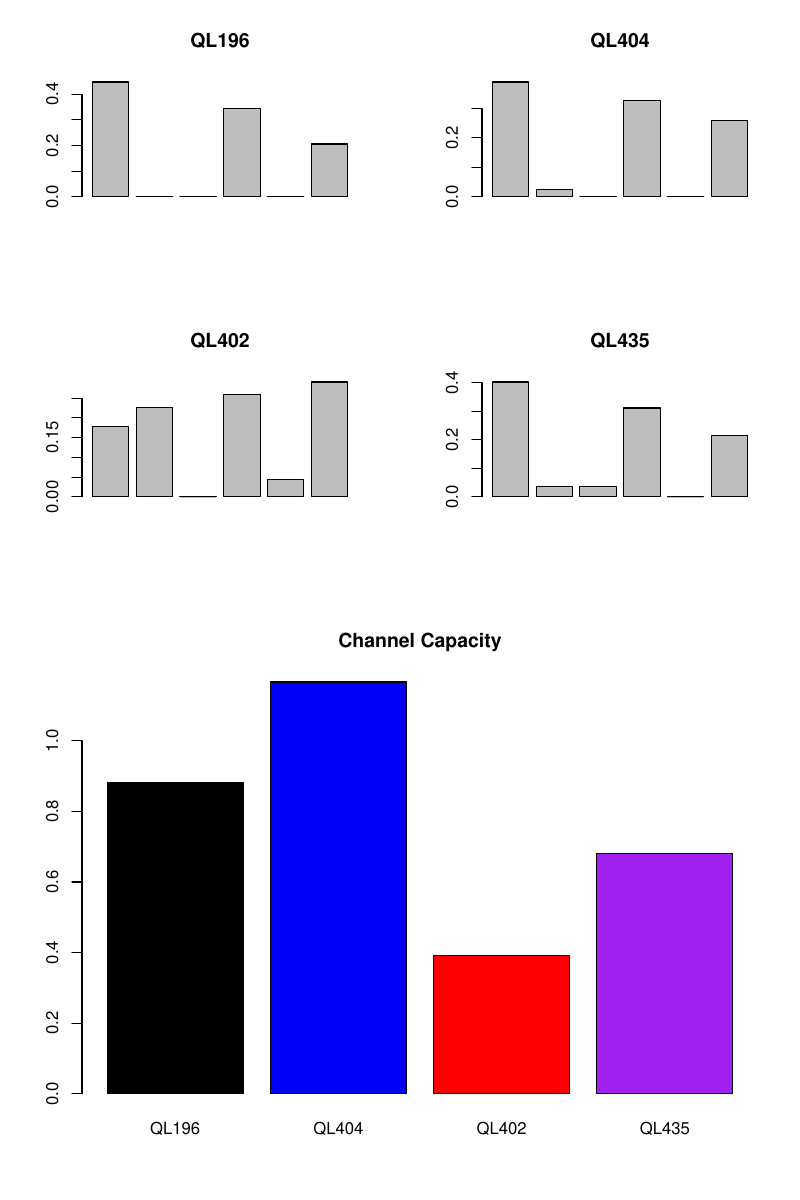

Reproduce this figure in R.
pdf("optimal.pdf",width=8,height=12)
#dev.new(width=8, height=12)

pdf196<-c(0.447823, 1.23438e-127, 3.01869e-68, 0.346158, 4.28946e-21, 0.20602);
pdf404<-c(0.389131, 0.0233961, 1.50518e-13, 0.327774, 5.05232e-08, 0.2597)
pdf402<-c(0.177805, 0.22745, 0.00015111, 0.258977, 0.0445254, 0.291091)
pdf435<-c(0.403121, 0.03592, 0.0350744, 0.311838, 0.000184441, 0.213861);

info<-c(0.881731,1.16645,0.390971,0.681934);
names(info)=c("QL196","QL404","QL402","QL435")


split.screen( figs = c(2,1) );

split.screen( figs = c( 2, 2 ), screen=1 );
split.screen( figs = c( 1, 1 ), screen=2 );

screen(3);
barplot(pdf196,	main="QL196");
screen(4);
barplot(pdf404,	main="QL404");
screen(5);
barplot(pdf402,	main="QL402");
screen(6);
barplot(pdf435,	main="QL435");

screen(2);
barplot(info,
	main="Channel Capacity",
	col=c("black","blue","red","purple"))

dev.off()
